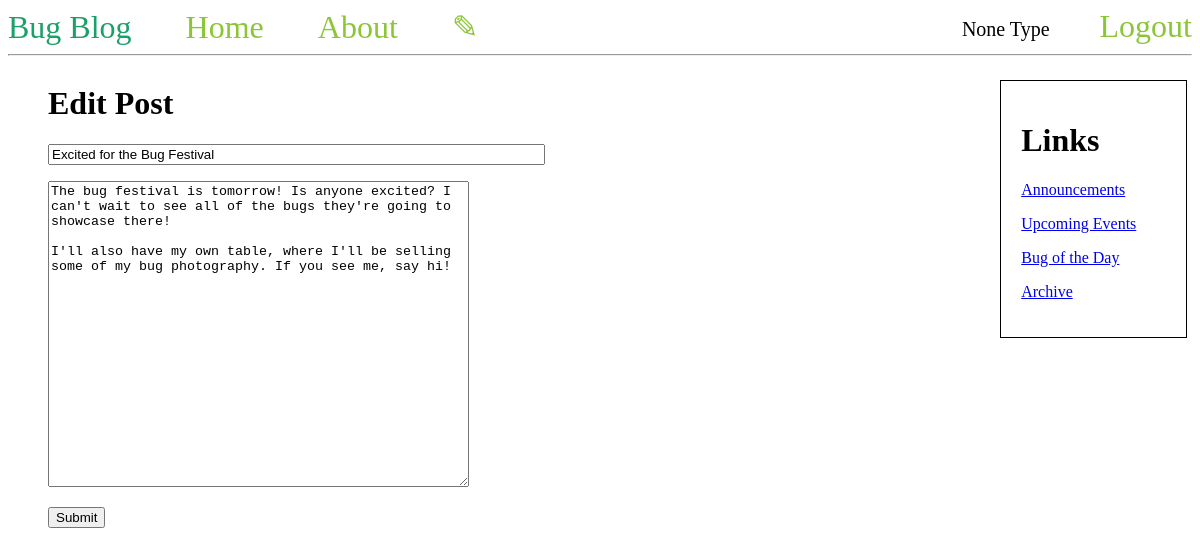
/edit/4 (signed in), run on the app's committed database.
### tables this page shows
CREATE TABLE posts (
    id INTEGER PRIMARY KEY AUTOINCREMENT,
    created TIMESTAMP NOT NULL DEFAULT CURRENT_TIMESTAMP,
    username TEXT NOT NULL,
    title TEXT NOT NULL,
    content TEXT NOT NULL,
    FOREIGN KEY (username) REFERENCES users(username)
);

### app.py (the view)
@app.route("/edit/<int:post_id>", methods=('GET', 'POST'))
def edit(post_id):
    form = PostForm()
    post = db.select('SELECT * FROM posts WHERE id = ?', (post_id,), True)
    if post is None:
        return redirect(url_for('home'))
    if form.validate_on_submit():
        db.execute('UPDATE posts SET title = ?, content = ?'
                   ' WHERE id = ?',
                   (form.title.data, form.content.data, post_id))
        return redirect(url_for('home'))
    form.title.data = post['title']
    form.content.data = post['content']
    return render_template('edit.html', form=form)

### forms.py
class PostForm(FlaskForm):
    title = StringField('Title', [InputRequired()])
    content = TextAreaField('Content', [InputRequired()])

### database/db.py (called while the page is built)
def get_connection():
    conn = sqlite3.connect(NAME + '.db')
    try:
        conn.execute('SELECT * from posts').fetchall()
    except sqlite3.OperationalError:
        initialize()
    conn.row_factory = sqlite3.Row
    return conn

def select(query, args, one):
    conn = get_connection()
    if one:
        result = conn.execute(query, args).fetchone()
    else:
        result = conn.execute(query, args).fetchall()
    conn.close()
    return result

### templates/edit.html (shortened to what this page needs)
{% extends 'base.html' %}
{% block content %}
<h1>{% block title %} Edit Post {% endblock %}</h1>
<form method="POST">
    <p>{{ form.title(placeholder="Title", size='59') }}</p>
    <p>{{ form.content(rows='20',cols='50',placeholder="Content") }}</p>
    <p><input type="submit" value="Submit"></p>
</form>
{% endblock %}

### templates/base.html (shortened to what this page needs)
<!DOCTYPE html>
<html lang="en">
<head>
</head>
<body>
    <nav>
        <d style="color: #1aa06a; font-size: 2em;">Bug Blog</d>
        <a href="{{ url_for('home') }}">Home</a>
        <a href="{{ url_for('about') }}">About</a>
        {% if session.get('username') is none %}
            <li><a href="{{ url_for('register') }}">Register</a></li>
            <li><a href="{{ url_for('login') }}">Login</a></li>
        {% else %}
            <a href="{{ url_for('new') }}">✎</a>
            <li><a href="{{ url_for('logout') }}">Logout</a></li>
            <li style="margin-top: 10px; font-size: 20px">{{ session.get('username') }}</li>
        {% endif %}
    </nav>
    <hr>
    <div style="width:auto;">
      <div style="width:80%; float:left;">
          <ul>
              {% block content %} {% endblock %}
          </ul>
      </div>
      <div style="width:20%; float:right;">
          <ul>
              <div class="sidebar">
                  <h1>Links</h1>
                  <p><a href="#">Announcements</a></p>
                  <p><a href="#">Upcoming Events</a></p>
                  <p><a href="#">Bug of the Day</a></p>
                  <p><a href="#">Archive</a></p>
              </div>
          </ul>
      </div>
    </div>
</body>
</html>

### templates/base.html (style rules this page uses)
nav a { color: #8bc637; font-size: 2em; margin-left: 50px; text-decoration: none; }
nav li { float: right; list-style-type: none; }
.sidebar { padding: 20px; margin: 5px; border:1px solid black; }

### data on the page
posts: get "None Type", title "Excited for the Bug Festival", content "The bug festival is tomorrow! Is anyone excited? I can't wait to see all of the bugs they're going to showcase there! I'll also have my own table, where I'll be selling some of my bug photography. If you see me, say hi!"
